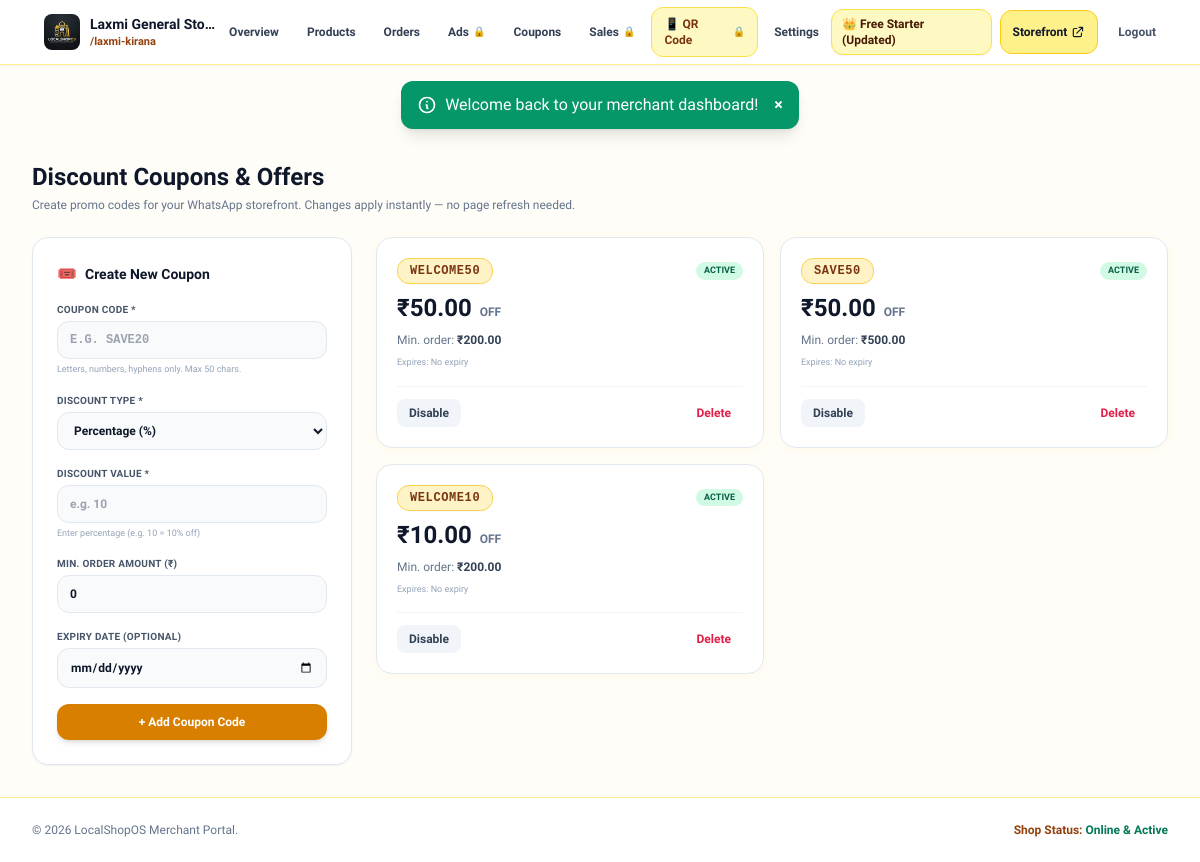
The app's page /dashboard/coupons.php (signed in) with its own data.
### tables this page shows
CREATE TABLE `tenants` (
  `id` int(11) NOT NULL AUTO_INCREMENT,
  `shop_name` varchar(255) NOT NULL,
  `subdomain` varchar(100) NOT NULL,
  `whatsapp_number` varchar(20) NOT NULL,
  `category` varchar(100) DEFAULT 'General Store',
  `logo_url` varchar(550) DEFAULT NULL,
  `product_limit` int(11) DEFAULT 30,
  `plan_status` varchar(20) DEFAULT 'trial',
  `trial_ends_at` datetime DEFAULT NULL,
  `plan_id` int(11) DEFAULT NULL,
  `is_open` tinyint(1) DEFAULT 1,
  `last_login_at` datetime DEFAULT NULL,
  `delivery_enabled` tinyint(1) DEFAULT 1,
  `delivery_fee` decimal(10,2) DEFAULT 0.00,
  `min_delivery_order` decimal(10,2) DEFAULT 0.00,
  `delivery_area_note` varchar(255) DEFAULT NULL,
  `order_thank_you_msg` text DEFAULT NULL,
  `created_at` datetime DEFAULT current_timestamp(),
  PRIMARY KEY (`id`),
  UNIQUE KEY `subdomain` (`subdomain`),
  KEY `subdomain_2` (`subdomain`),
  KEY `plan_status` (`plan_status`),
  KEY `plan_id` (`plan_id`),
  CONSTRAINT `tenants_ibfk_1` FOREIGN KEY (`plan_id`) REFERENCES `plans` (`id`) ON DELETE SET NULL
);

CREATE TABLE `plans` (
  `id` int(11) NOT NULL AUTO_INCREMENT,
  `name` varchar(255) NOT NULL,
  `price` decimal(10,2) DEFAULT 0.00,
  `billing_period` varchar(50) DEFAULT 'monthly',
  `product_limit` int(11) DEFAULT 30,
  `is_default` tinyint(1) DEFAULT 0,
  `created_at` datetime DEFAULT current_timestamp(),
  PRIMARY KEY (`id`)
);

CREATE TABLE `coupons` (
  `id` int(11) NOT NULL AUTO_INCREMENT,
  `tenant_id` int(11) NOT NULL,
  `code` varchar(50) NOT NULL,
  `discount_type` enum('percent','flat') NOT NULL DEFAULT 'percent',
  `discount_value` decimal(10,2) NOT NULL,
  `min_order_amount` decimal(10,2) DEFAULT 0.00,
  `expires_at` datetime DEFAULT NULL,
  `is_active` tinyint(1) DEFAULT 1,
  `created_at` datetime DEFAULT current_timestamp(),
  PRIMARY KEY (`id`),
  UNIQUE KEY `tenant_id` (`tenant_id`,`code`),
  CONSTRAINT `coupons_ibfk_1` FOREIGN KEY (`tenant_id`) REFERENCES `tenants` (`id`) ON DELETE CASCADE
);

### includes/features.php (called while the page is built, shortened)
<?php
function is_tenant_in_trial($tenant) {
    $status = $tenant['plan_status'] ?? '';
    if ($status !== 'trial') return false;
    $trialEnds = $tenant['trial_ends_at'] ?? null;
    return strtotime($trialEnds) >= time();
}
function tenant_has_feature($pdo, $tenant, $featureKey) {
    $planId   = !empty($tenant['plan_id']) ? (int)$tenant['plan_id'] : null;
    $checkStmt = $pdo->prepare("SELECT COUNT(*) FROM plan_features WHERE plan_id = ? AND feature_key = ?");
    $checkStmt->execute([$planId, $featureKey]);
    return ((int)$checkStmt->fetchColumn()) > 0;
}
    ?>

### dashboard/coupons.php (the view, shortened to what this page needs)
<?php
require_once __DIR__ . '/../config/database.php';
require_once __DIR__ . '/../includes/auth.php';
require_once __DIR__ . '/../includes/features.php';
require_once __DIR__ . '/header.php';
$couponsStmt = $pdo->prepare("SELECT * FROM coupons WHERE tenant_id = ? ORDER BY id DESC");
$couponsStmt->execute([$tenantId]);
$coupons = $couponsStmt->fetchAll(PDO::FETCH_ASSOC);
?>
<div class="mb-6">
  <h1 class="text-xl sm:text-2xl font-black text-slate-900">Discount Coupons & Offers</h1>
  <p class="text-xs text-slate-500 font-medium mt-1">Create promo codes for your WhatsApp storefront. Changes apply instantly — no page refresh needed.</p>
</div>
<div class="flex flex-col lg:flex-row gap-6 items-start">
  <div class="w-full lg:w-80 flex-shrink-0">
    <div class="app-card p-6 rounded-2xl bg-white border border-slate-200 shadow-sm">
      <h3 class="text-sm font-black text-slate-900 mb-4 flex items-center gap-2">
        <span class="text-base">🎟️</span> Create New Coupon
      </h3>
      <form id="couponCreateForm" data-no-ajax class="space-y-4">
        <div>
          <label class="block text-[10px] font-black uppercase text-slate-600 mb-1 tracking-wide">Coupon Code *</label>
          <input id="fCode" type="text" name="code" required placeholder="e.g. SAVE20"
                 class="w-full px-3 py-2.5 bg-slate-50 border border-slate-200 rounded-xl text-xs font-mono font-black uppercase text-slate-900 focus:ring-2 focus:ring-amber-400 focus:border-amber-400 outline-none transition-all">
          <p class="text-[9px] text-slate-400 mt-1">Letters, numbers, hyphens only. Max 50 chars.</p>
        </div>
        <div>
          <label class="block text-[10px] font-black uppercase text-slate-600 mb-1 tracking-wide">Discount Type *</label>
          <select id="fType" name="discount_type" class="w-full px-3 py-2.5 bg-slate-50 border border-slate-200 rounded-xl text-xs font-bold text-slate-900 focus:ring-2 focus:ring-amber-400 outline-none">
            <option value="percentage">Percentage (%)</option>
          </select>
        </div>
        <div>
          <label class="block text-[10px] font-black uppercase text-slate-600 mb-1 tracking-wide">Discount Value *</label>
          <input id="fValue" type="number" step="0.01" min="0.01" name="discount_value" required placeholder="e.g. 10"
                 class="w-full px-3 py-2.5 bg-slate-50 border border-slate-200 rounded-xl text-xs font-bold text-slate-900 focus:ring-2 focus:ring-amber-400 outline-none transition-all">
          <p id="fValueHint" class="text-[9px] text-slate-400 mt-1">Enter percentage (e.g. 10 = 10% off)</p>
        </div>
        <div>
          <label class="block text-[10px] font-black uppercase text-slate-600 mb-1 tracking-wide">Min. Order Amount (₹)</label>
          <input id="fMin" type="number" step="0.01" min="0" name="min_order_amount" value="0"
                 class="w-full px-3 py-2.5 bg-slate-50 border border-slate-200 rounded-xl text-xs font-bold text-slate-900 focus:ring-2 focus:ring-amber-400 outline-none transition-all">
        </div>
        <div>
          <label class="block text-[10px] font-black uppercase text-slate-600 mb-1 tracking-wide">Expiry Date (optional)</label>
          <input id="fExpiry" type="date" name="expires_at"
                 class="w-full px-3 py-2.5 bg-slate-50 border border-slate-200 rounded-xl text-xs font-bold text-slate-900 focus:ring-2 focus:ring-amber-400 outline-none transition-all">
        </div>
        <button id="couponSubmitBtn" type="submit"
                class="w-full py-2.5 btn-cta text-white text-xs font-black rounded-xl shadow-md hover:shadow-lg transition-all">
          + Add Coupon Code
        </button>
      </form>
    </div>
  </div>
  <div class="flex-1 min-w-0">
    <div id="couponList">
      <?php if (empty($coupons)): ?>
        <div id="emptyCouponState" class="app-card p-12 rounded-2xl bg-white border border-slate-100 text-center">
          <div class="text-4xl mb-3">🎟️</div>
          <h3 class="text-sm font-black text-slate-900">No coupons yet</h3>
          <p class="text-xs text-slate-500 mt-1">Fill the form on the left to create your first promo code.</p>
        </div>
      <?php else: ?>
        <div id="couponGrid" class="grid grid-cols-1 sm:grid-cols-2 xl:grid-cols-3 gap-4">
          <?php foreach ($coupons as $c): ?>
            <?= renderCouponCard($c) ?>
          <?php endforeach; ?>
        </div>
      <?php endif; ?>
    </div>
  </div>
</div>
<?php
function renderCouponCard(array $c): string {
    $activeClass = $c['is_active'] ? 'bg-emerald-100 text-emerald-800' : 'bg-slate-100 text-slate-500';
    $activeLabel = $c['is_active'] ? 'Active' : 'Disabled';
    $toggleLabel = $c['is_active'] ? 'Disable' : 'Enable';
    $discountDisplay = $c['discount_type'] === 'percentage'
        ? (float)$c['discount_value'] . '%'
        : '₹' . number_format($c['discount_value'], 2);
    $expires = !empty($c['expires_at']) ? date('d M Y', strtotime($c['expires_at'])) : 'No expiry';
    $code = htmlspecialchars($c['code']);
    $id   = (int)$c['id'];
    return <<<HTML
    <div id="coupon-card-{$id}" class="app-card p-5 rounded-2xl bg-white border border-slate-200 flex flex-col justify-between space-y-4 hover:shadow-md transition-shadow">
      <div class="space-y-2">
        <div class="flex items-center justify-between">
          <span class="px-3 py-1 font-mono font-black text-xs rounded-xl bg-amber-100 text-amber-900 border border-amber-300 tracking-wider">{$code}</span>
          <span id="coupon-status-{$id}" class="px-2 py-0.5 text-[9px] font-black uppercase rounded-full {$activeClass}">{$activeLabel}</span>
        </div>
        <div class="text-slate-900">
          <span class="text-2xl font-black">{$discountDisplay}</span>
          <span class="text-xs text-slate-500 font-bold uppercase ml-1">OFF</span>
        </div>
        <p class="text-xs text-slate-500 font-medium">Min. order: <strong class="text-slate-700">₹{$c['min_order_amount']}</strong></p>
        <p class="text-[9px] text-slate-400 font-medium">Expires: {$expires}</p>
      </div>
      <div class="pt-3 border-t border-slate-100 flex items-center justify-between gap-2">
        <button onclick="couponToggle({$id})" id="coupon-toggle-btn-{$id}"
                class="px-3 py-1.5 rounded-lg text-xs font-bold bg-slate-100 hover:bg-slate-200 text-slate-700 transition-colors">
          {$toggleLabel}
        </button>
        <button onclick="couponDelete({$id}, '{$code}')"
                class="px-3 py-1.5 rounded-lg text-xs font-bold text-rose-600 hover:bg-rose-50 transition-colors">
          Delete
        </button>
      </div>
    </div>
HTML;
}
?>
<?php require_once __DIR__ . '/footer.php'; ?>

### dashboard/header.php (shortened to what this page needs)
<?php
require_once __DIR__ . '/../config/database.php';
require_once __DIR__ . '/../includes/auth.php';
require_once __DIR__ . '/../includes/features.php';
$tenantId  = get_logged_tenant_id();
$shopName  = $_SESSION['shop_name'] ?? 'My Shop';
$subdomain = $_SESSION['subdomain'] ?? '';
$pdo = getDBConnection();
$tenantCheckStmt = $pdo->prepare("SELECT t.*, p.name as plan_name FROM tenants t LEFT JOIN plans p ON t.plan_id = p.id WHERE t.id = ?");
$tenantCheckStmt->execute([$tenantId]);
$tenantInfo = $tenantCheckStmt->fetch();
$planName   = $tenantInfo && !empty($tenantInfo['plan_name']) ? $tenantInfo['plan_name'] : 'Starter Free';
$canAds        = tenant_has_feature($pdo, $tenantInfo, 'shop_ads');
$canReports    = tenant_has_feature($pdo, $tenantInfo, 'sales_reports');
$canQrCode     = tenant_has_feature($pdo, $tenantInfo, 'qr_code_generator');
?>
<!DOCTYPE html>
<html lang="en" class="h-full font-sans antialiased bg-[#FFFDF7] text-slate-900">
<head>
    <script src="https://cdn.tailwindcss.com"></script>
</head>
<body class="min-h-full flex flex-col justify-between bg-[#FFFDF7] text-slate-900 overflow-x-hidden">
<header class="sticky top-0 z-40 app-nav shadow-sm">
  <div class="max-w-7xl mx-auto px-4 sm:px-6 lg:px-8">
    <div class="flex items-center justify-between h-16">
      <div class="flex items-center space-x-3">
        <a href="/dashboard/index.php" class="flex items-center space-x-2.5">
          <img src="/assets/logo.png" alt="LocalShopOS Logo" class="w-8 h-8 sm:w-9 sm:h-9 object-contain rounded-lg shrink-0">
          <div class="truncate max-w-[130px] sm:max-w-xs">
            <h1 class="font-black text-xs sm:text-sm text-slate-900 leading-tight flex items-center gap-1.5 truncate">
              <span class="truncate"><?= htmlspecialchars($shopName) ?></span>
            </h1>
            <span class="text-[10px] sm:text-[11px] text-amber-800 font-bold truncate block">/<?= htmlspecialchars($subdomain) ?></span>
          </div>
        </a>
      </div>
      <nav class="hidden md:flex items-center space-x-1 font-extrabold text-xs">
        <a href="/dashboard/index.php" class="px-3 py-2 rounded-xl text-slate-700 hover:text-slate-900 hover:bg-brand-100 transition-all">
          Overview
        </a>
        <a href="/dashboard/products.php" class="px-3 py-2 rounded-xl text-slate-700 hover:text-slate-900 hover:bg-brand-100 transition-all">
          Products
        </a>
        <a href="/dashboard/orders.php" class="px-3 py-2 rounded-xl text-slate-700 hover:text-slate-900 hover:bg-brand-100 transition-all">
          Orders
        </a>
        <a href="/dashboard/ads.php" class="px-3 py-2 rounded-xl text-slate-700 hover:text-slate-900 hover:bg-brand-100 transition-all flex items-center gap-1">
          <span>Ads</span>
          <?php if (!$canAds): ?>
            <span class="text-[10px]" title="Feature Locked">🔒</span>
          <?php endif; ?>
        </a>
        <a href="/dashboard/coupons.php" class="px-3 py-2 rounded-xl text-slate-700 hover:text-slate-900 hover:bg-brand-100 transition-all flex items-center gap-1">
          <span>Coupons</span>
        </a>
        <a href="/dashboard/sales.php" class="px-3 py-2 rounded-xl text-slate-700 hover:text-slate-900 hover:bg-brand-100 transition-all flex items-center gap-1">
          <span>Sales</span>
          <?php if (!$canReports): ?>
            <span class="text-[10px]" title="Feature Locked">🔒</span>
          <?php endif; ?>
        </a>
        <a href="/dashboard/share.php" class="px-3 py-2 rounded-xl text-amber-900 bg-brand-100 hover:bg-brand-200 border border-brand-300 font-black transition-all flex items-center gap-1">
          <span>📱 QR Code</span>
          <?php if (!$canQrCode): ?>
            <span class="text-[10px]" title="Feature Locked">🔒</span>
          <?php endif; ?>
        </a>
        <a href="/dashboard/settings.php" class="px-3 py-2 rounded-xl text-slate-700 hover:text-slate-900 hover:bg-brand-100 transition-all">
          Settings
        </a>
      </nav>
      <div class="flex items-center space-x-2">
        <a href="/dashboard/plans.php" class="px-2.5 py-1.5 bg-brand-100 hover:bg-brand-200 border border-brand-300 text-amber-950 rounded-xl text-[11px] sm:text-xs font-black transition-all flex items-center space-x-1 shadow-sm">
          <span>👑 <?= htmlspecialchars($planName) ?></span>
        </a>
        <a href="/<?= urlencode($subdomain) ?>" target="_blank"
           class="hidden sm:flex px-3 py-2 text-xs font-black text-slate-900 bg-brand-200 hover:bg-brand-300 border border-brand-400 rounded-xl transition-all items-center space-x-1 touch-target">
          <span>Storefront</span>
          <svg class="w-3.5 h-3.5" fill="none" stroke="currentColor" viewBox="0 0 24 24"><path stroke-linecap="round" stroke-linejoin="round" stroke-width="2" d="M10 6H6a2 2 0 00-2 2v10a2 2 0 002 2h10a2 2 0 002-2v-4M14 4h6m0 0v6m0-6L10 14"></path></svg>
        </a>
        <a href="/logout.php" class="hidden sm:block px-3 py-2 text-xs font-bold text-slate-600 hover:text-slate-900 transition-colors">
          Logout
        </a>
      </div>
    </div>
  </div>
</header>
<main class="max-w-7xl mx-auto px-4 sm:px-6 lg:px-8 py-6 sm:py-8 flex-1 w-full">

### dashboard/header.php (style rules this page uses)
body { font-family: 'Plus Jakarta Sans', sans-serif; background-color: #FFFDF7; color: #0F172A; overflow-x: hidden; }
.app-card { background-color: #FFFFFF; border: 1px solid #F1F5F9; box-shadow: 0 2px 12px -2px rgba(245, 180, 0, 0.08); border-radius: 1rem; }
.app-nav { background-color: rgba(255, 255, 255, 0.98); backdrop-filter: blur(12px); border-bottom: 1px solid #FEF08A; }
.btn-cta { background-color: #D97F00; color: #FFFFFF; font-weight: 800; }
.touch-target { min-height: 44px; min-width: 44px; }

### records on screen
tenants: plan.name "Free Starter (Updated)"
coupons: code "WELCOME50", is_active "ACTIVE", discountDisplay "₹50.00", min_order_amount "200.00", expires_at "No expiry", is_active "Disable"
coupons: code "SAVE50", is_active "ACTIVE", discountDisplay "₹50.00", min_order_amount "500.00", expires_at "No expiry", is_active "Disable"
coupons: code "WELCOME10", is_active "ACTIVE", discountDisplay "₹10.00", min_order_amount "200.00", expires_at "No expiry", is_active "Disable"

### other values on screen
$shopName "Laxmi General Store"
$subdomain "laxmi-kirana"
$flash['message'] "Welcome back to your merchant dashboard!"
